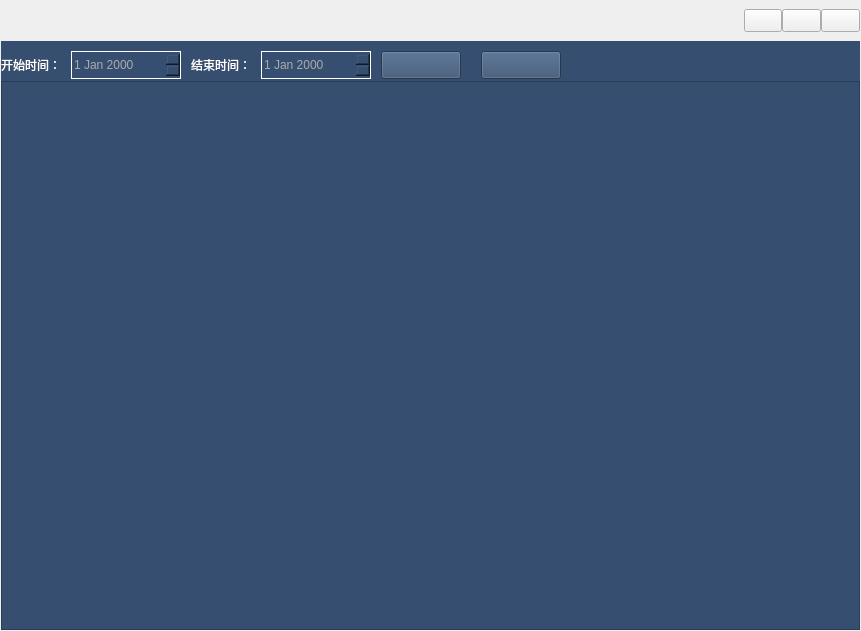
<?xml version="1.0" encoding="UTF-8"?>
<ui version="4.0">
 <class>noPayReportMannger</class>
 <widget class="QWidget" name="noPayReportMannger">
  <property name="geometry">
   <rect>
    <x>0</x>
    <y>0</y>
    <width>861</width>
    <height>631</height>
   </rect>
  </property>
  <property name="minimumSize">
   <size>
    <width>860</width>
    <height>630</height>
   </size>
  </property>
  <property name="windowTitle">
   <string>Form</string>
  </property>
  <layout class="QVBoxLayout" name="verticalLayout">
   <property name="spacing">
    <number>0</number>
   </property>
   <property name="leftMargin">
    <number>1</number>
   </property>
   <property name="topMargin">
    <number>1</number>
   </property>
   <property name="rightMargin">
    <number>1</number>
   </property>
   <property name="bottomMargin">
    <number>1</number>
   </property>
   <item>
    <widget class="QWidget" name="child_widget_title" native="true">
     <property name="minimumSize">
      <size>
       <width>0</width>
       <height>40</height>
      </size>
     </property>
     <property name="styleSheet">
      <string notr="true"/>
     </property>
     <layout class="QHBoxLayout" name="horizontalLayout">
      <property name="spacing">
       <number>0</number>
      </property>
      <property name="leftMargin">
       <number>0</number>
      </property>
      <property name="topMargin">
       <number>0</number>
      </property>
      <property name="rightMargin">
       <number>0</number>
      </property>
      <property name="bottomMargin">
       <number>0</number>
      </property>
      <item>
       <spacer name="horizontalSpacer_2">
        <property name="orientation">
         <enum>Qt::Horizontal</enum>
        </property>
        <property name="sizeHint" stdset="0">
         <size>
          <width>744</width>
          <height>20</height>
         </size>
        </property>
       </spacer>
      </item>
      <item>
       <widget class="QPushButton" name="min_btn">
        <property name="minimumSize">
         <size>
          <width>32</width>
          <height>23</height>
         </size>
        </property>
        <property name="text">
         <string/>
        </property>
       </widget>
      </item>
      <item>
       <widget class="QPushButton" name="max_restore_btn">
        <property name="minimumSize">
         <size>
          <width>32</width>
          <height>23</height>
         </size>
        </property>
        <property name="text">
         <string/>
        </property>
       </widget>
      </item>
      <item>
       <widget class="QPushButton" name="close_btn">
        <property name="minimumSize">
         <size>
          <width>32</width>
          <height>23</height>
         </size>
        </property>
        <property name="text">
         <string/>
        </property>
       </widget>
      </item>
     </layout>
    </widget>
   </item>
   <item>
    <widget class="QWidget" name="widget_16" native="true">
     <property name="minimumSize">
      <size>
       <width>0</width>
       <height>40</height>
      </size>
     </property>
     <property name="maximumSize">
      <size>
       <width>16777215</width>
       <height>40</height>
      </size>
     </property>
     <property name="styleSheet">
      <string notr="true">background-color: rgb(54, 78, 111);</string>
     </property>
     <widget class="QLabel" name="label_14">
      <property name="geometry">
       <rect>
        <x>0</x>
        <y>10</y>
        <width>65</width>
        <height>28</height>
       </rect>
      </property>
      <property name="styleSheet">
       <string notr="true">color: rgb(255, 255, 255);</string>
      </property>
      <property name="text">
       <string>开始时间：</string>
      </property>
     </widget>
     <widget class="QLabel" name="label_15">
      <property name="geometry">
       <rect>
        <x>190</x>
        <y>10</y>
        <width>65</width>
        <height>28</height>
       </rect>
      </property>
      <property name="styleSheet">
       <string notr="true">color: rgb(255, 255, 255);</string>
      </property>
      <property name="text">
       <string>结束时间：</string>
      </property>
     </widget>
     <widget class="QDateEdit" name="nopay_report_startdateEdit">
      <property name="geometry">
       <rect>
        <x>70</x>
        <y>10</y>
        <width>110</width>
        <height>28</height>
       </rect>
      </property>
      <property name="styleSheet">
       <string notr="true">color: rgb(171, 171, 171);
border-color: rgb(255, 255, 255);
border-style: solid;
border-width: 1px;</string>
      </property>
     </widget>
     <widget class="QPushButton" name="nopay_report_search_btn">
      <property name="geometry">
       <rect>
        <x>380</x>
        <y>10</y>
        <width>80</width>
        <height>28</height>
       </rect>
      </property>
      <property name="text">
       <string/>
      </property>
     </widget>
     <widget class="QDateEdit" name="nopay_report_enddateEdit">
      <property name="geometry">
       <rect>
        <x>260</x>
        <y>10</y>
        <width>110</width>
        <height>28</height>
       </rect>
      </property>
      <property name="styleSheet">
       <string notr="true">color: rgb(171, 171, 171);
border-color: rgb(255, 255, 255);
border-style: solid;
border-width: 1px;</string>
      </property>
     </widget>
     <widget class="QPushButton" name="nopay_report_export_btn">
      <property name="geometry">
       <rect>
        <x>480</x>
        <y>10</y>
        <width>80</width>
        <height>28</height>
       </rect>
      </property>
      <property name="text">
       <string/>
      </property>
     </widget>
    </widget>
   </item>
   <item>
    <widget class="QTableView" name="nopayreport_tableView">
     <property name="styleSheet">
      <string notr="true">background-color: rgb(54, 78, 111);</string>
     </property>
    </widget>
   </item>
  </layout>
 </widget>
 <resources/>
 <connections/>
</ui>
